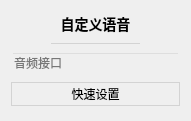
           <widget class="QWidget" name="voiceCustomSettingsCard" native="true">
            <property name="geometry">
             <rect>
              <x>550</x>
              <y>570</y>
              <width>191</width>
              <height>121</height>
             </rect>
            </property>
            <property name="styleSheet">
             <string notr="true">#voiceCustomSettingsCard
{
	background: #f7f7ff;
	border: none;
	border-radius: 5px;
}</string>
            </property>
            <layout class="QVBoxLayout" name="verticalLayout_59">
             <item>
              <widget class="QLabel" name="label_48">
               <property name="sizePolicy">
                <sizepolicy hsizetype="Preferred" vsizetype="Fixed">
                 <horstretch>0</horstretch>
                 <verstretch>0</verstretch>
                </sizepolicy>
               </property>
               <property name="styleSheet">
                <string notr="true">font-size: 14px;
font-weight: 500;</string>
               </property>
               <property name="text">
                <string>自定义语音</string>
               </property>
               <property name="alignment">
                <set>Qt::AlignCenter</set>
               </property>
              </widget>
             </item>
             <item>
              <widget class="QWidget" name="widget_32" native="true">
               <property name="minimumSize">
                <size>
                 <width>0</width>
                 <height>1</height>
                </size>
               </property>
               <property name="maximumSize">
                <size>
                 <width>16777215</width>
                 <height>1</height>
                </size>
               </property>
               <property name="styleSheet">
                <string notr="true">background: lightgray;
margin: 40px;</string>
               </property>
              </widget>
             </item>
             <item>
              <layout class="QHBoxLayout" name="horizontalLayout_9">
               <item>
                <widget class="QLineEdit" name="voiceCustomUrlEdit">
                 <property name="toolTip">
                  <string>&lt;html&gt;&lt;head/&gt;&lt;body&gt;&lt;p&gt;使用“%text%”替换要朗读的文字，“%url_text%”替换为url编码的文字&lt;/p&gt;&lt;p&gt;只支持直接生成并下载音频文件的API&lt;/p&gt;&lt;p&gt;例如：http://120.24.87.124/cgi-bin/ekho2.pl?cmd=SPEAK&amp;amp;voice=EkhoMandarin&amp;amp;speedDelta=0&amp;amp;pitchDelta=0&amp;amp;volumeDelta=0&amp;amp;text=%1&lt;/p&gt;&lt;/body&gt;&lt;/html&gt;</string>
                 </property>
                 <property name="styleSheet">
                  <string notr="true">QLineEdit
{
	background: transparent;
}</string>
                 </property>
                 <property name="placeholderText">
                  <string>音频接口</string>
                 </property>
                </widget>
               </item>
              </layout>
             </item>
             <item>
              <layout class="QHBoxLayout" name="horizontalLayout_67">
               <item>
                <widget class="QPushButton" name="setCustomVoiceButton">
                 <property name="cursor">
                  <cursorShape>PointingHandCursor</cursorShape>
                 </property>
                 <property name="styleSheet">
                  <string notr="true">QPushButton
{
	background: transparent;
	border: 1px solid lightgray;
	padding: 2px 8px 2px 8px;
}

QPushButton:hover
{
	background: #eeeeee;
}

QPushButton:pressed
{
	background: #cccccc;
}

</string>
                 </property>
                 <property name="text">
                  <string>快速设置</string>
                 </property>
                </widget>
               </item>
              </layout>
             </item>
            </layout>
           </widget>
